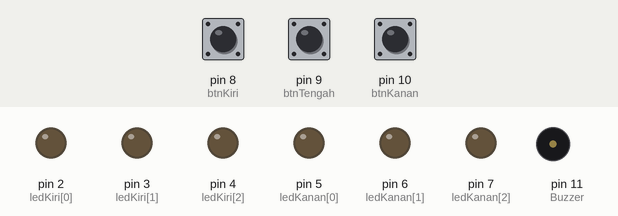
This sketch was run on a simulated Arduino Uno, built with avr-gcc and run on an emulated ATmega328P. Shown: output pins drawn as LEDs (lit = HIGH), buzzer (waves = sounding). Dashed ring = blinking. The inputs (shaded band) are chosen by the test bench; at power-on: pin 8 (btnKiri) HIGH, pin 9 (btnTengah) HIGH, pin 10 (btnKanan) HIGH.

Above: at 1.2 s.
1.3 s: pin 8 (btnKiri) pulled LOW for 0.15 s
At 1.52 s:
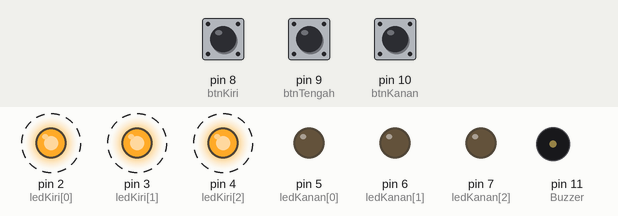
4.3 s: pin 9 (btnTengah) pulled LOW for 3.2 s
At 5.5 s:
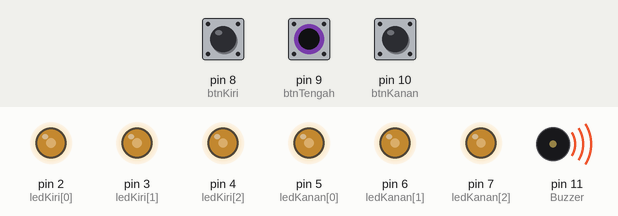
Timing chart, 0 to 5.0 s (numbered marks = the images above; inputs shaded):
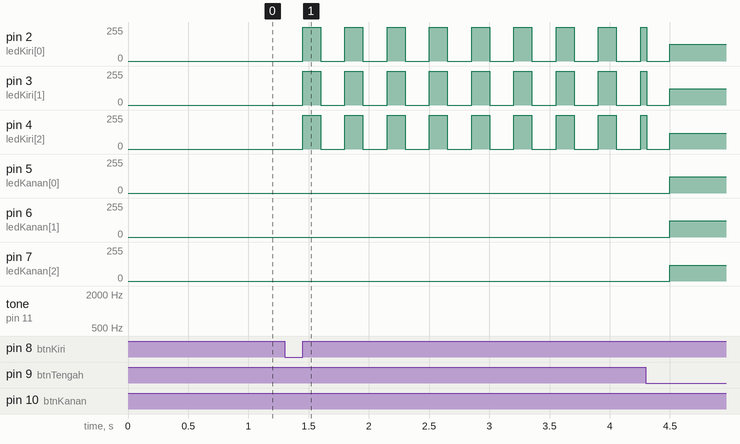

The sketch:

LAMPU_SEIN.ino
```cpp
// Definisi Pin LED Kiri
const int ledKiri[] = {2, 3, 4};
// Definisi Pin LED Kanan
const int ledKanan[] = {5, 6, 7};

// Definisi Pin Tombol
const int btnKiri = 8;
const int btnTengah = 9; // Hazard
const int btnKanan = 10;

// Definisi Buzzer
const int Buzzer = 11;

// Status Mode: 0 = OFF, 1 = SEIN KIRI, 2 = HAZARD, 3 = SEIN KANAN
int modeAktif = 0;

// Simpan status tombol sebelumnya (untuk memantau klik)
int lastKiri = HIGH;
int lastTengah = HIGH;
int lastKanan = HIGH;

void setup() {
  // Set Pin LED sebagai Output
  for (int i = 0; i < 3; i++) {
    pinMode(ledKiri[i], OUTPUT);
    pinMode(ledKanan[i], OUTPUT);
  }

  // Set Buzzer sebagai Output
  pinMode(Buzzer, OUTPUT);

  // Set Pin Tombol sebagai Input Pull-up
  pinMode(btnKiri, INPUT_PULLUP);
  pinMode(btnTengah, INPUT_PULLUP);
  pinMode(btnKanan, INPUT_PULLUP);
}

void loop() {
  int statusKiri = digitalRead(btnKiri);
  int statusTengah = digitalRead(btnTengah);
  int statusKanan = digitalRead(btnKanan);

  // 1. KLIK TOMBOL KIRI -> Khusus Sein Kiri
  if (statusKiri == LOW && lastKiri == HIGH) {
    if (modeAktif == 1) modeAktif = 0; // Jika sudah aktif, matikan
    else modeAktif = 1;                // Aktifkan Sein Kiri
    delay(150);
  }

  // 2. KLIK TOMBOL TENGAH -> Khusus Hazard (6 LED)
  if (statusTengah == LOW && lastTengah == HIGH) {
    if (modeAktif == 2) modeAktif = 0; // Jika sudah aktif, matikan
    else modeAktif = 2;                // Aktifkan Hazard
    delay(150);
  }

  // 3. KLIK TOMBOL KANAN -> Khusus Sein Kanan
  if (statusKanan == LOW && lastKanan == HIGH) {
    if (modeAktif == 3) modeAktif = 0; // Jika sudah aktif, matikan
    else modeAktif = 3;                // Aktifkan Sein Kanan
    delay(150);
  }

  lastKiri = statusKiri;
  lastTengah = statusTengah;
  lastKanan = statusKanan;

  // JALANKAN LAMPU SESUAI TOMBOL YANG AKTIF
  if (modeAktif == 1) {
    kedipLED(true, false); // Hanya LED Kiri
  } else if (modeAktif == 2) {
    kedipLED(true, true);  // Hazard (LED Kiri + Kanan / 6 LED)
  } else if (modeAktif == 3) {
    kedipLED(false, true); // Hanya LED Kanan
  } else {
    matiSemua();           // Semua Mati
  }
}

// Fungsi kedip lampu dan bunyi buzzer
void kedipLED(bool kiri, bool kanan) {
  // 1. NYALAKAN LED
  for (int i = 0; i < 3; i++) {
    if (kiri) digitalWrite(ledKiri[i], HIGH);
    if (kanan) digitalWrite(ledKanan[i], HIGH);
  }

  // 2. NYALAKAN BUZZER HANYA SAAT HAZARD (kiri & kanan bernilai true)
  if (kiri && kanan) {
    tone(Buzzer, 1000); // Frekuensi 1000 Hz
  }

  delayRespon(150); // Waktu nyala (0.15 detik)

  // 3. MATIKAN LED DAN BUZZER
  matiSemua();
  delayRespon(200); // Waktu mati (0.15 detik)
}

// Fungsi delay agar tetap bisa mendeteksi klik tombol saat lampu berkedip
void delayRespon(int durasi) {
  for (int i = 0; i < durasi / 10; i++) {
    if (digitalRead(btnKiri) == LOW || digitalRead(btnTengah) == LOW || digitalRead(btnKanan) == LOW) {
      break;
    }
    delay(10);
  }
}

// Fungsi mematikan seluruh LED dan Buzzer
void matiSemua() {
  for (int i = 0; i < 3; i++) {
    digitalWrite(ledKiri[i], LOW);
    digitalWrite(ledKanan[i], LOW);
  }
  noTone(Buzzer); // Matikan suara buzzer
}
```

Measured:
- after the input at 1.3 s, pin 2 (ledKiri[0]), pin 3 (ledKiri[1]), pin 4 (ledKiri[2]): alternates 255/255 for 0.15 s and 0/255 for 0.20 s, starting after 0.15 s
- after the input at 4.3 s, pin 5 (ledKanan[0]): 0/255 → 123/255 after 0.20 s; pin 6 (ledKanan[1]): 0/255 → 121/255 after 0.20 s; pin 7 (ledKanan[2]): 0/255 → 119/255 after 0.20 s
